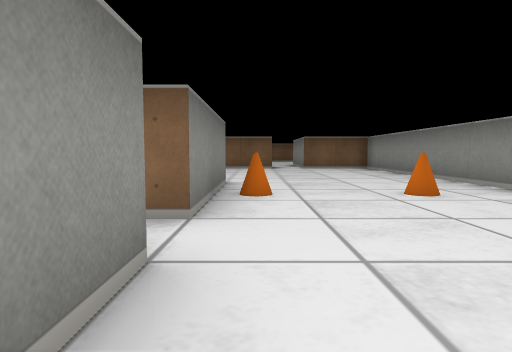
View 1 (above)

18 first-person views from a walk through a cub3D ray-caster map. The camera is about half as high as the walls, tilts 4° down and sees 75° across. The floor is counted in squares. Each view is taken from the middle of a square. On the plan, view 1 faces up. The plan holds only what a view shows up to about 9 squares ahead; the rest is blank.

View 2
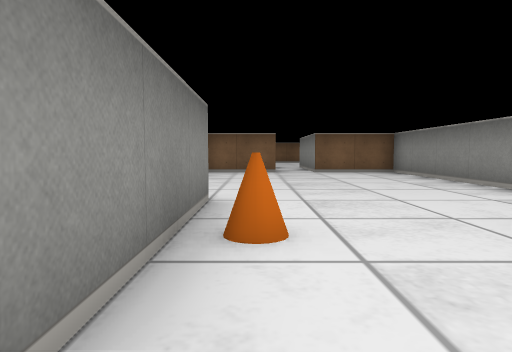

View 3
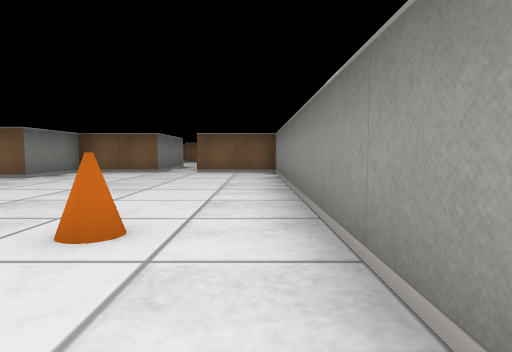

View 4
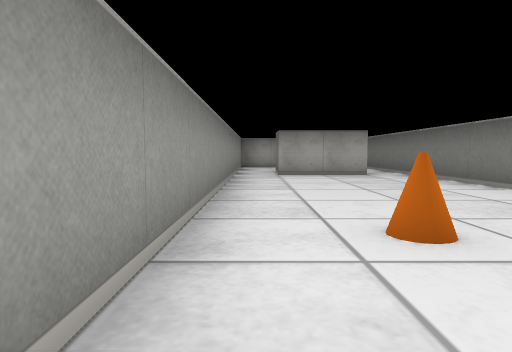

View 5
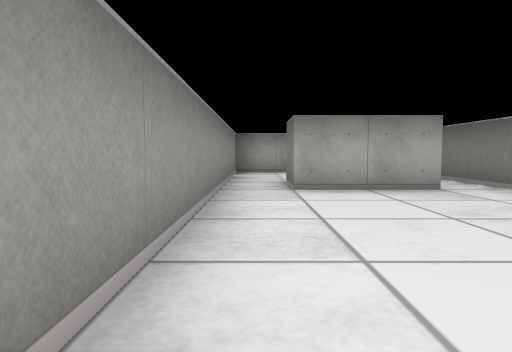

View 6
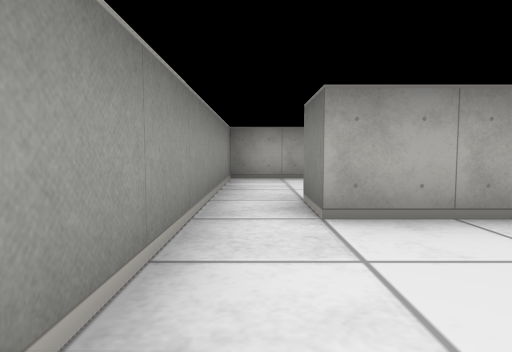

View 7
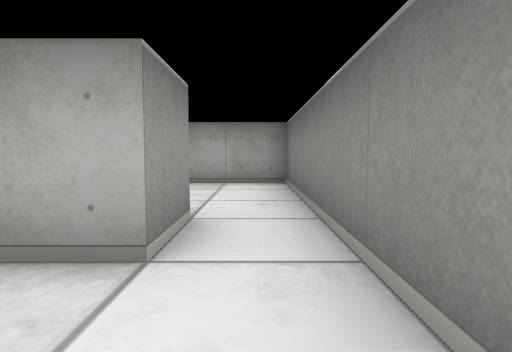

View 8
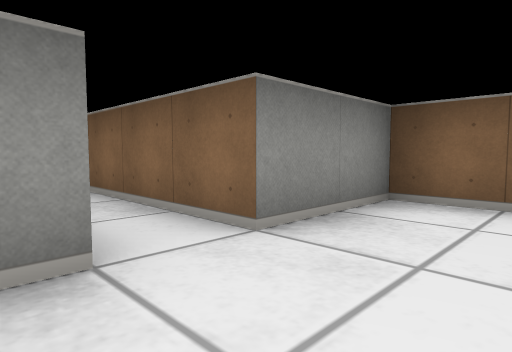

View 9
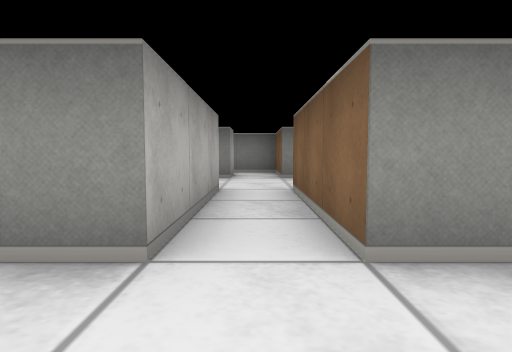

View 10
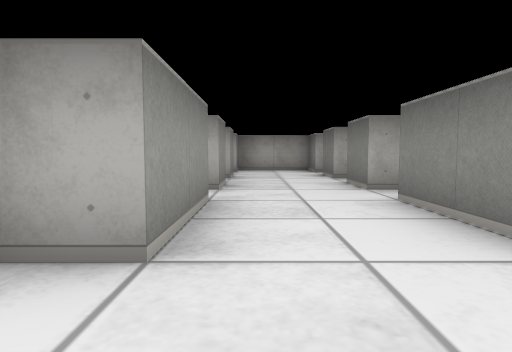

View 11
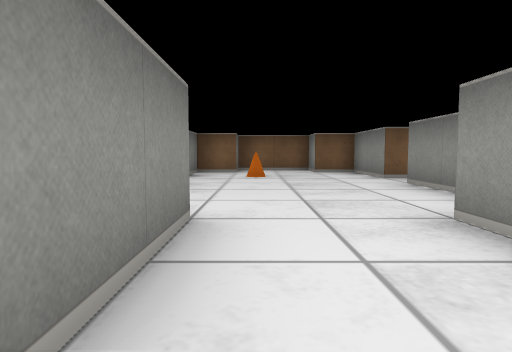

View 12
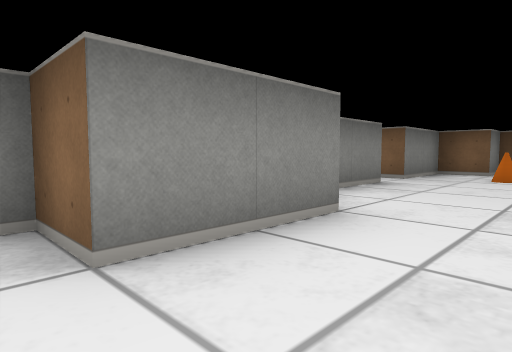

View 13
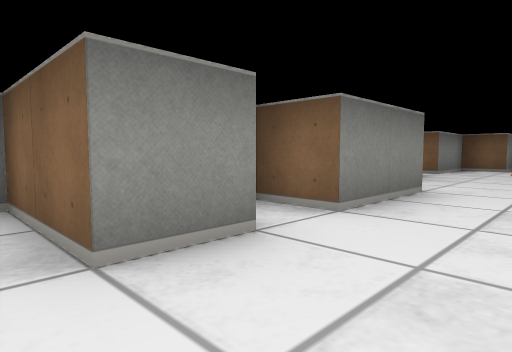

View 14
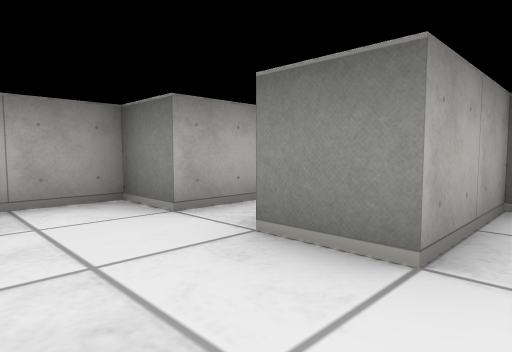

View 15
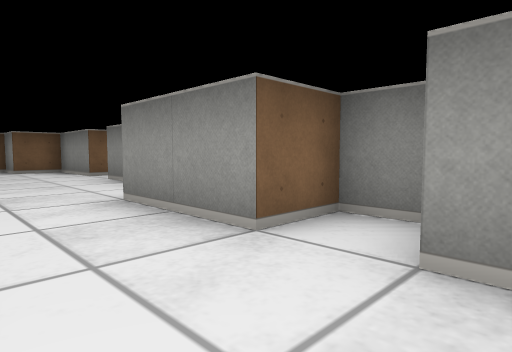

View 16
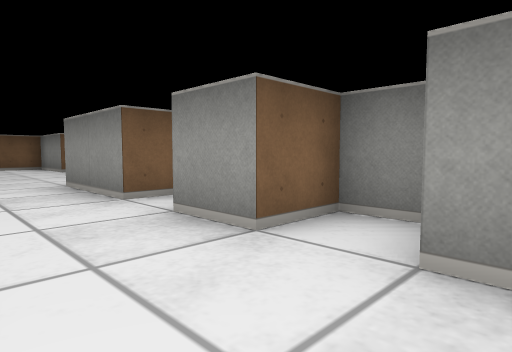

View 17
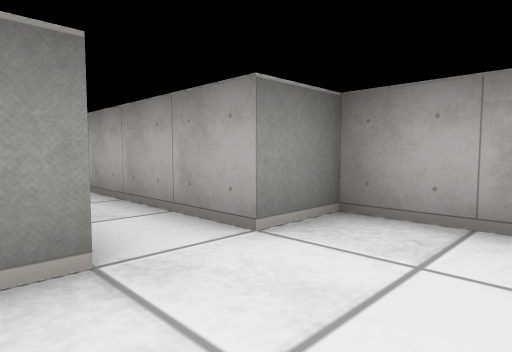

View 18
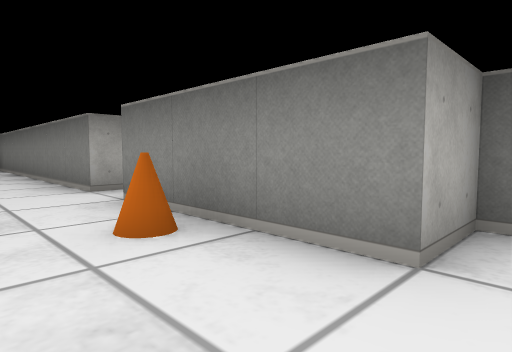

### Floor plan
Points are (right, up) in squares from view 1. A wall is a line through its corners. A room is listed if a view was taken in it or the views show most of it. See-through windows are left out.
Room 1 (views 1, 2, 3, 4, 5, 6, 7, 8, 9, 18)
walls: (-1, 1.5) (-0.5, 1.5) (-0.5, -1.5); (0.5, 10.5) (-1.5, 10.5) (-1.5, 8.5) (-4.5, 8.5); (-4.5, 7.5) (-1.5, 7.5) (-1.5, 5.5) (-0.5, 5.5) (-0.5, 2.5) (-0.9, 2.5); (0.5, -1.5) (2.5, -1.5); (3.5, -1.5) (3.5, 10.5) (1.5, 10.5)
ways out: opening at (0, -2) to room 5; opening at (3, -2) to room 5; opening at (-4, 8) to room 6; opening at (-1, 2); opening at (1, 11)
objects: cone (0, 4); cone (2, 4)
Room 2 (view 10)
walls: (-7.5, 17.6) (-7.5, 16.1); (-3.5, 18.5) (-3.5, 20.5) (-4.5, 20.5) (-4.5, 21.5); (-3.5, 16.1) (-3.5, 17.5); (-6.5, 21.5) (-6.5, 20.5) (-7.5, 20.5) (-7.5, 18.5) (-8, 18.5); (-4.5, 14.5) (-3.8, 14.5)
ways out: opening at (-5.5, 13.5) to room 3; opening at (-8, 18); opening at (-2.5, 18)
objects: cone (-6, 19)
Room 3 (views 11, 12, 15)
walls: (-7, 11.5) (-6.5, 11.5) (-6.5, 10.5); (-4.5, 10.5) (-4.5, 11.5); (-3.5, 11.8) (-3.5, 12.5) (-4.5, 12.5) (-4.5, 14.5); (-6.5, 14.6) (-6.5, 12.5) (-7.5, 12.5)
ways out: opening at (-5.5, 13.5) to room 2; opening at (-5.5, 11) to room 4
Room 4 (views 13, 14, 16, 17)
walls: (-6.5, 10.5) (-8.5, 10.5) (-8.5, 9.5) (-6.5, 9.5) (-6.5, 8.5); (-4.5, 8.5) (-4.5, 9.5); (-3.5, 9.8) (-3.5, 10.5) (-4.5, 10.5)
ways out: opening at (-5.5, 11) to room 3; opening at (-5.5, 9) to room 6
Room 5 (no view inside)
walls: (0.5, -2.5) (0.5, -1.5); (-0.5, -1.5) (-0.5, -5.5) (3.5, -5.5) (3.5, -1.5); (2.5, -1.5) (2.5, -2.5)
ways out: opening at (0, -2) to room 1; opening at (3, -2) to room 1
Room 6 (no view inside)
walls: (-6.5, 8.5) (-7.5, 8.5); (-7.5, 7.5) (-6.5, 7.5) (-6.5, 6.5) (-4.5, 6.5) (-4.5, 7.5)
ways out: opening at (-4, 8) to room 1; opening at (-5.5, 9) to room 4; opening at (-7, 8)

Where each view was taken, in squares from view 1:
view 1: 0 up, 0 right, facing up
view 2: 2 up, 0 right, facing up
view 3: 2 up, 3 right, facing up
view 4: 6 up, 3 right, facing down
view 5: 3 up, 3 right, facing down
view 6: 1 up, 3 right, facing down
view 7: 0 up, 0 right, facing down
view 8: 7 up, 0 right, facing up-left
view 9: 8 up, 0 right, facing left
view 10: 16 up, 5 left, facing down
view 11: 12 up, 6 left, facing up
view 12: 12 up, 5 left, facing up-left
view 13: 10 up, 5 left, facing up-left
view 14: 10 up, 5 left, facing down-left
view 15: 11 up, 6 left, facing up-right
view 16: 9 up, 6 left, facing up-right
view 17: 9 up, 6 left, facing down-right
view 18: 6 up, 1 right, facing down-left
